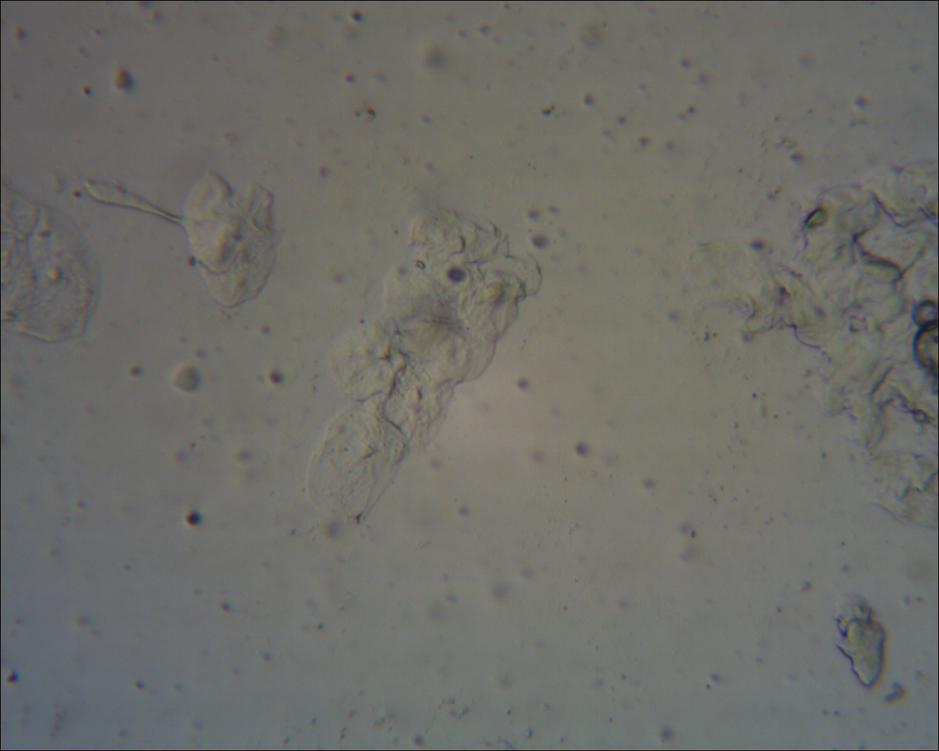
%> input picture BE492 Lab4/01.bmp, 939 x 751 px, shrunk from 1280 x 1024 before the run
$ octave BE492Lab4PartB.m   (GNU Octave 9; MATLAB toolbox functions it lacks are replaced by stand-ins)
%> lines starting %> are read from the running program, lines starting %| are printed output that depends on the picture
%Part B

bfield = imread('01.bmp');
%> bfield is the input picture: size 751x939x3 uint8; mean R, G, B 110.3, 110, 104.9
oblique_a = imread('02.bmp');
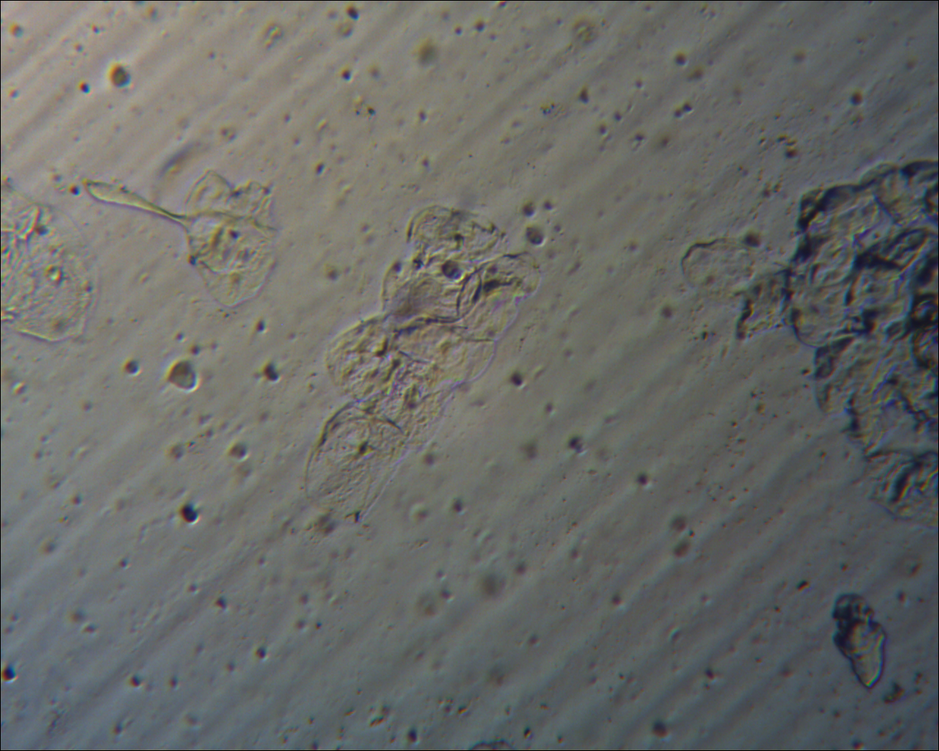
%> input picture BE492 Lab4/02.bmp, 939 x 751 px, shrunk from 1280 x 1024 before the run
%> oblique_a is the input picture: size 751x939x3 uint8; mean R, G, B 105, 106.4, 102.9
oblique_b = imread('03.bmp');
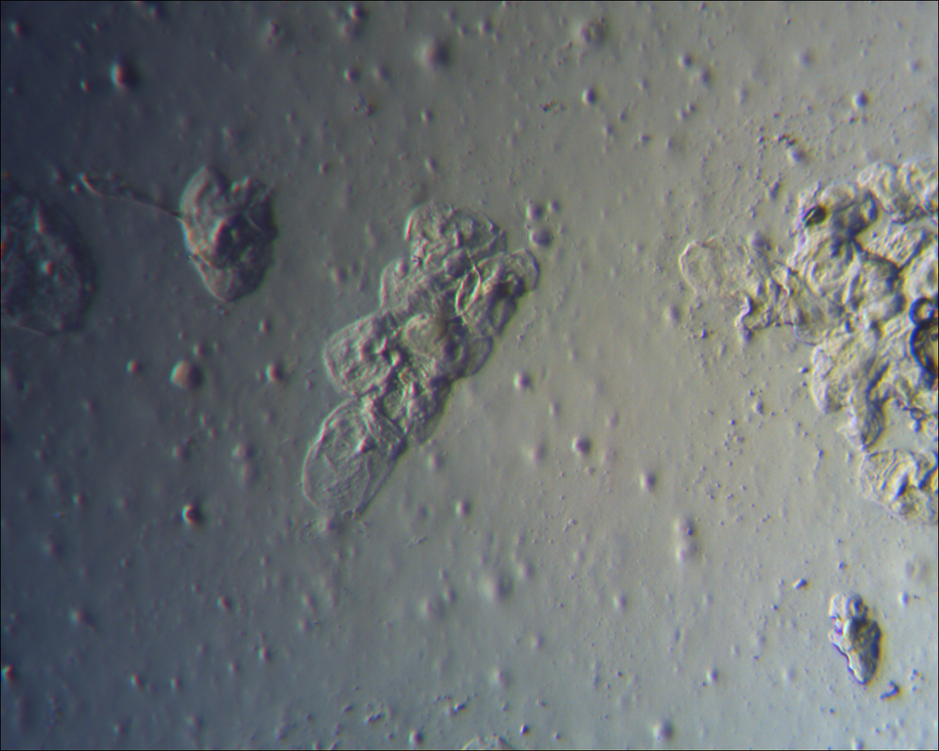
%> input picture BE492 Lab4/03.bmp, 939 x 751 px, shrunk from 1280 x 1024 before the run
%> oblique_b is the input picture: size 751x939x3 uint8; mean R, G, B 107.9, 112.7, 114.3
dfield = imread('04.bmp');
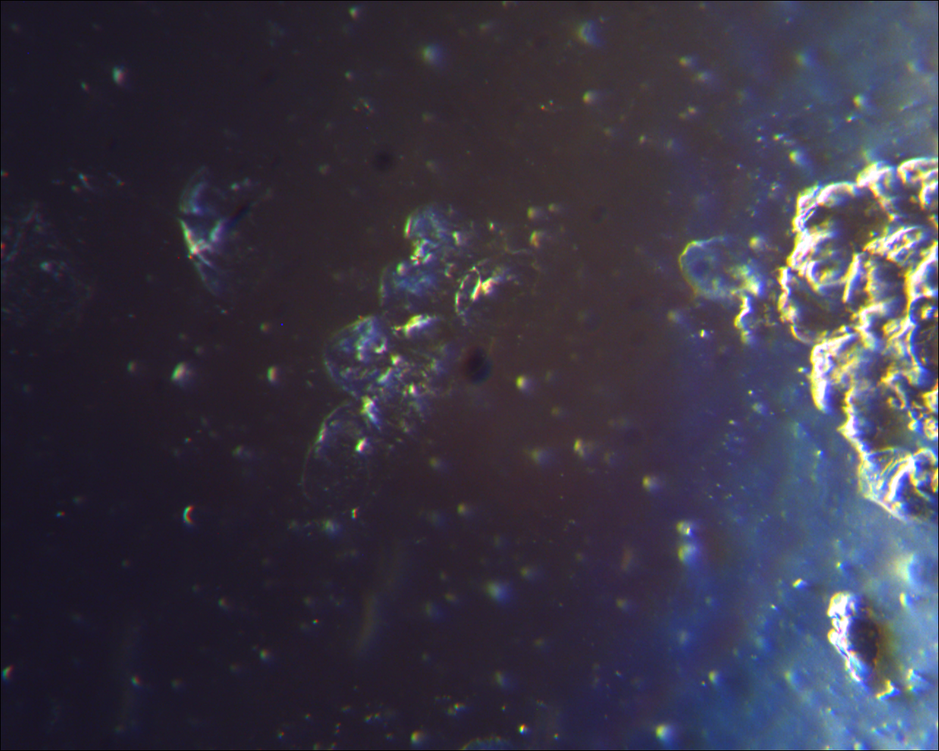
%> input picture BE492 Lab4/04.bmp, 939 x 751 px, shrunk from 1280 x 1024 before the run
%> dfield is the input picture: size 751x939x3 uint8; mean R, G, B 58, 54.6, 69.5

FigureB1 = figure('Name', '10x Brightfield');
imagesc(bfield);
axis image
title('10x Brightfield of Cheek Cells');
xlabel('Pixels');
ylabel('Pixels');

FigureB2 = figure('Name', '10x Oblique Direction A');
imagesc(oblique_a);
axis image
title('10x Oblique Illumination of Cheek Cells Direction A');
xlabel('Pixels');
ylabel('Pixels');

FigureB3 = figure('Name', '10x Oblique Direction B');
imagesc(oblique_b);
axis image
title('10x Oblique Illumination of Cheek Cells Direction B');
xlabel('Pixels');
ylabel('Pixels');

FigureB4 = figure('Name', '10x Darkfield of Cheek Cells');
imagesc(dfield);
axis image
title('10x Darkfield of Cheek Cells');
xlabel('Pixels');
ylabel('Pixels');
